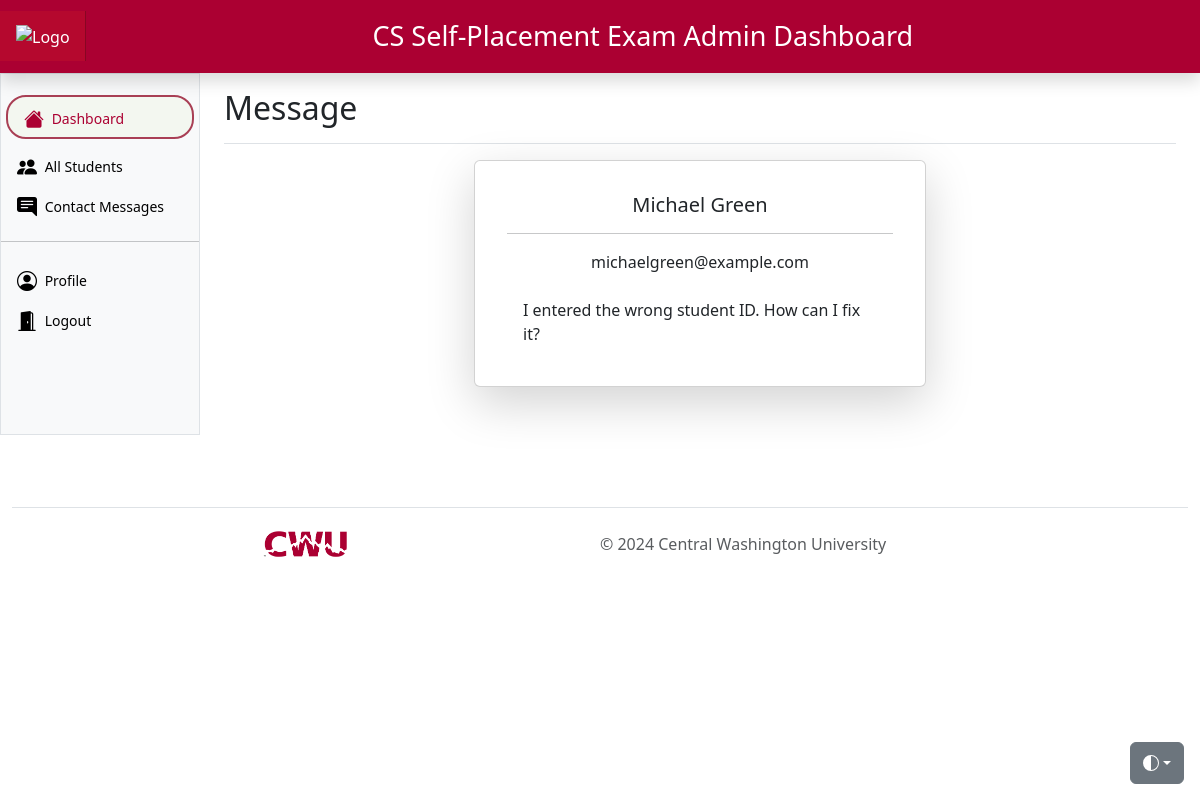
The app's page /QuizCore/admin/message-detail.php?id=2 (signed in) with its own data.
### tables this page shows
CREATE TABLE IF NOT EXISTS contact(
    contact_id INT AUTO_INCREMENT NOT NULL,
    contact_name VARCHAR(80) NOT NULL,
    contact_email VARCHAR(40) NOT NULL,
    contact_message VARCHAR(300) NOT NULL,
    PRIMARY KEY(contact_id)
);

### QuizCore/admin/message-detail.php (the view, shortened to what this page needs)
<?php
include_once 'dbconnection.php';
if (isset($_GET['id'])) {
  $messageId = $_GET['id'];
} else {
  $messageId = 1;
}
$stmt = $conn->prepare("SELECT * FROM contact WHERE contact_id = ?");
$stmt->bind_param("i", $messageId);
$stmt->execute();
$result = $stmt->get_result();
if ($result->num_rows > 0) {
  $contactDetails = $result->fetch_assoc();
} else {
  echo "Contact not found.";
}
require_once 'header.php';
?>
<main class="col-md-9 ms-sm-auto col-lg-10 px-md-4">
  <div class="d-flex justify-content-between flex-wrap flex-md-nowrap align-items-center pt-3 pb-2 mb-3 border-bottom">
    <h1 class="h2">Message</h1>
  </div>
  <div class="container">
    <div class="row justify-content-center">
      <div class="col-md-6">
        <div class="card shadow-lg p-3 mb-5 rounded">
          <div class="card-body">
            <h5 class="card-title text-center"><?= htmlspecialchars($contactDetails["contact_name"]) ?></h5>
            <hr>
            <p class="card-text text-center"><?= htmlspecialchars($contactDetails["contact_email"]) ?></p>
            <ul class="list-group list-group-flush">
              <li class="list-group-item"><?= htmlspecialchars($contactDetails["contact_message"]) ?></li>
            </ul>
          </div>
        </div>
      </div>
    </div>
  </div>
</main>
<?php
require_once './footer.php';
?>

### QuizCore/admin/header.php (style rules this page uses)
html, body { height: 100%; }
:root { --nav-link-color: #F3F7F0; --nav-link-color-light: black; --nav-link-color-dark: white; --nav-link-color-hover: #ab0032; --bs-link-color: #A93F55; --bs-link-hover-color: #8C5E58; }

### records on screen
contact: contact_name "Michael Green", contact_email "michaelgreen@example.com", contact_message "I entered the wrong student ID. How can I fix it?"
